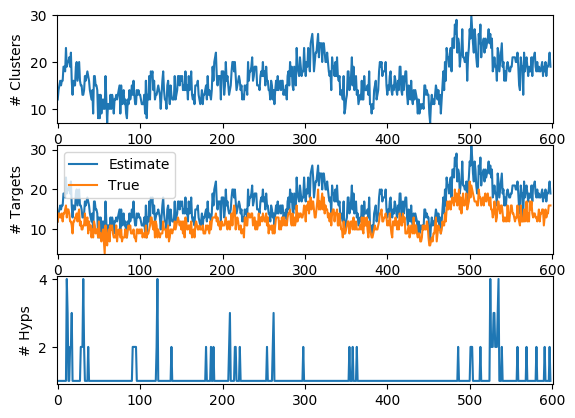

Recreate this plot in Python.

import motmetrics as mm
import os
import sys
import argparse
import numpy as np
import matplotlib.pyplot as plt
# import cProfile

sys.path.append(
    os.path.dirname(os.path.dirname(
        os.path.abspath(__file__))))
import mht
import pandas as pd



def run_test():
    """Create plot."""

    df = pd.read_csv('det.csv', names=['frame', 'id', 'bb_left','bb_top', 'bb_width','bb_height','cnf',
         'x', 'y', 'z'])

    index = 0;
    targets = []
    max_frame = df['frame'][len(df)-1]

    # for loop for going through all the frames from data
    for i in range(1, max_frame):
        target = []
        while(df['frame'][index] == i):
            target.append(np.array([df['bb_left'][index], df['bb_top'][index]]))
            index = index + 1
        targets.append(target)

    tracker = mht.MHT(
        cparams=mht.ClusterParameters(k_max=100, nll_limit=20, hp_limit=20),
        matching_algorithm="naive")        
    
    #the variables for storing intermediate information for printing
    hyps = None
    nclusters = []
    ntargets_true = []
    ntargets = []
    nhyps = []
    k = 1
    
    #for loop for the frames
    for report in targets:
        k = k + 1
        tracker.predict(1)
        reports = {mht.Report(
            t,
            np.eye(2) * 0.001,
            mht.models.position_measurement,
            i)
            for i, t in enumerate(report)}
        
        this_scan = mht.Scan(mht.sensors.EyeOfMordor(10, 3), reports)
        tracker.register_scan(this_scan)
        hyps = list(tracker.global_hypotheses())
        nclusters.append(len(tracker.active_clusters))
        ntargets.append(len(hyps[0].targets))
        ntargets_true.append(len(report))
        nhyps.append(len(hyps))
        mht.plot.plot_scan(this_scan)
        plt.plot([t[0] for t in report],
                 [t[1] for t in report],
                 marker='D', color='y', alpha=.5, linestyle='None')
    mht.plot.plot_hyptrace(hyps[0], covellipse=True)
    mht.plot.plt.axis([-100, 2800, -100, 1700])
    mht.plot.plt.ylabel('Tracks')
    mht.plot.plt.figure()
    mht.plot.plt.subplot(3, 1, 1)
    mht.plot.plt.plot(nclusters)
    mht.plot.plt.axis([-1, k + 1, min(nclusters) - 0.1, max(nclusters) + 0.1])
    mht.plot.plt.ylabel('# Clusters')
    mht.plot.plt.subplot(3, 1, 2)
    mht.plot.plt.plot(ntargets, label='Estimate')
    mht.plot.plt.plot(ntargets_true, label='True')
    mht.plot.plt.ylabel('# Targets')
    mht.plot.plt.legend()
    mht.plot.plt.axis([-1, k + 1, min(ntargets + ntargets_true) - 0.1,
                       max(ntargets + ntargets_true) + 0.1])
    mht.plot.plt.subplot(3, 1, 3)
    mht.plot.plt.plot(nhyps)
    mht.plot.plt.axis([-1, k + 1, min(nhyps) - 0.1, max(nhyps) + 0.1])
    mht.plot.plt.ylabel('# Hyps')        

def parse_args(*argv):
    """Parse args."""
    parser = argparse.ArgumentParser()
    parser.add_argument('--show', action="store_true")
    return parser.parse_args(argv)


def main(*argv):
    """Main."""
    args = parse_args(*argv)
    # cProfile.run('draw()', sort='tottime')
    run_test()
    
    if args.show:
        plt.show()
    else:
        plt.gcf().savefig(os.path.splitext(os.path.basename(__file__))[0],
                          bbox_inches='tight')

if __name__ == '__main__':
    main(*sys.argv[1:])
